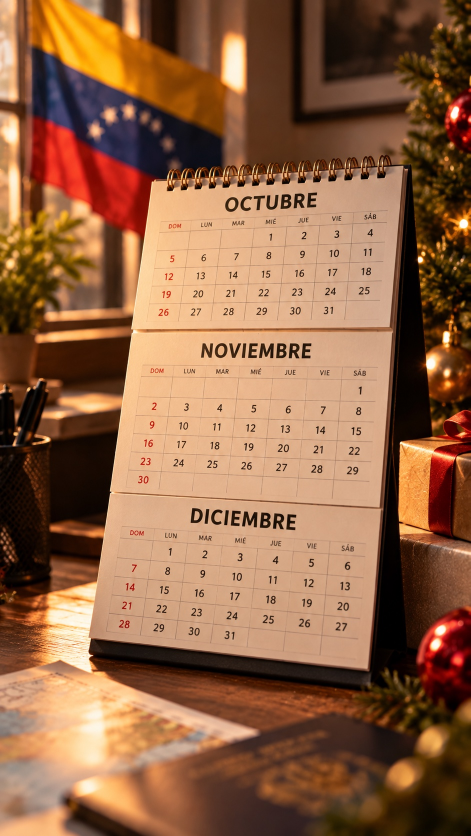
#> input picture calendario-entrega-remotion/scripts/referencia-navidad.jpg, 941 x 1672 px (shown at 1/2 size)
$ python build_layers.py ../../calendario-entrega-remotion/scripts/referencia-navidad.jpg ../../calendario-entrega-remotion/scripts/referencia.jpg
#> lines starting #> are read from the running program, lines starting #| are printed output that depends on the picture; after the words box and inside, x2 and y2 are one past the last pixel; in counts of white or black regions, pixels touching at a corner belong together; pictures that were not available may be replaced by others from this repository, and a replacement may not be noted
"""Split the clean plate into a background and a box cut-out so the box can lift.

* GrabCut, seeded with the box silhouette, finds the exact box outline.
* fondo.jpg: the clean plate where the strip of floor the box uncovers when
  it rises (up to MAX_LIFT photo px) is rebuilt with nearby floor texture.
* caja.png: the box alone, full resolution, with an anti-aliased alpha.
* caja.json: where caja.png sits in the 2160x3840 frame, plus the box's
  bottom footprint for the shadow layer.

The box pixels themselves are copied untouched from placa.jpg.

Usage: python build_layers.py <clean_src.png> <public_dir>
"""
import json, os, sys
import cv2
import numpy as np

SRC, PUB = sys.argv[1], sys.argv[2]
MAX_LIFT = 40  # photo px; the animation never lifts higher than this
im = cv2.imread(SRC)
#> im is the input picture: shape (1672, 941, 3); mean B, G, R 69.3, 100.5, 145.1
H, W = im.shape[:2]
#> H = 1672; W = 941
plate = cv2.imread(os.path.join(PUB, "placa.jpg"))
FH, FW = plate.shape[:2]
#> FH = 1672; FW = 941
sx, sy = FW / W, FH / H
#> sx = 1; sy = 1

# ---- Box matte ----------------------------------------------------------
poly = np.array([[93, 603], [523, 546], [808, 627], [808, 1060], [330, 1163], [93, 1008]], np.int32)
P = np.zeros((H, W), np.uint8)
cv2.fillPoly(P, [poly], 1)
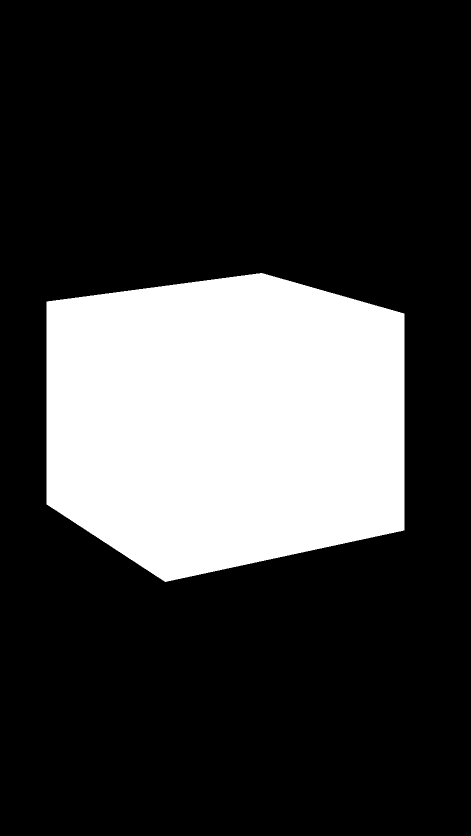
#> P: shape (1672, 941) (shown at 1/2 size); values 0 (black) and 1 (white), 23.9% white; 1 white region, box (x1, y1, x2, y2) and area: (93, 546, 809, 1164) 375508
m = np.full((H, W), cv2.GC_BGD, np.uint8)
m[cv2.dilate(P, np.ones((25, 25))) > 0] = cv2.GC_PR_BGD
m[P > 0] = cv2.GC_PR_FGD
m[cv2.erode(P, np.ones((21, 21))) > 0] = cv2.GC_FGD
cv2.grabCut(im, m, None, np.zeros((1, 65)), np.zeros((1, 65)), 6, cv2.GC_INIT_WITH_MASK)
fg = ((m == cv2.GC_FGD) | (m == cv2.GC_PR_FGD)).astype(np.uint8)
n, lab, st, _ = cv2.connectedComponentsWithStats(fg)
fg = (lab == 1 + np.argmax(st[1:, 4])).astype(np.uint8)
fg = cv2.morphologyEx(fg, cv2.MORPH_CLOSE, np.ones((5, 5)))
# GrabCut also takes the dark contact shadow under the bottom edges. Keep only
# a thin rim of it (the cardboard's own edge); the rest belongs to the floor.
# Edge lines measured where the dark line starts: (150,1031)-(250,1103) on the
# left face and (400,1147)-(560,1108) on the front face.
RIM = 4
yy, xx = np.mgrid[0:H, 0:W]
left_edge = 1031 + (xx - 150) * (1103 - 1031) / 100 + RIM
front_edge = 1147 + (xx - 400) * (1108 - 1147) / 160 + RIM
fg = (fg & ((xx > 330) | (yy <= left_edge)) & ((xx <= 330) | (yy <= front_edge))).astype(np.uint8)

# Full-resolution alpha: upscale the binary matte smoothly, then a hair of blur.
alpha = cv2.resize(fg.astype(np.float32), (FW, FH), interpolation=cv2.INTER_LINEAR)
alpha = cv2.GaussianBlur(alpha, (0, 0), 0.9)
alpha = np.clip((alpha - 0.5) * 1.6 + 0.5, 0, 1)

ys, xs = np.nonzero(alpha > 0.01)
x0, y0, x1, y1 = xs.min() - 4, ys.min() - 4, xs.max() + 5, ys.max() + 5
#> x0 = 76; y0 = 530; x1 = 826; y1 = 1169
rgba = np.dstack([plate[y0:y1, x0:x1], (alpha[y0:y1, x0:x1] * 255).astype(np.uint8)])
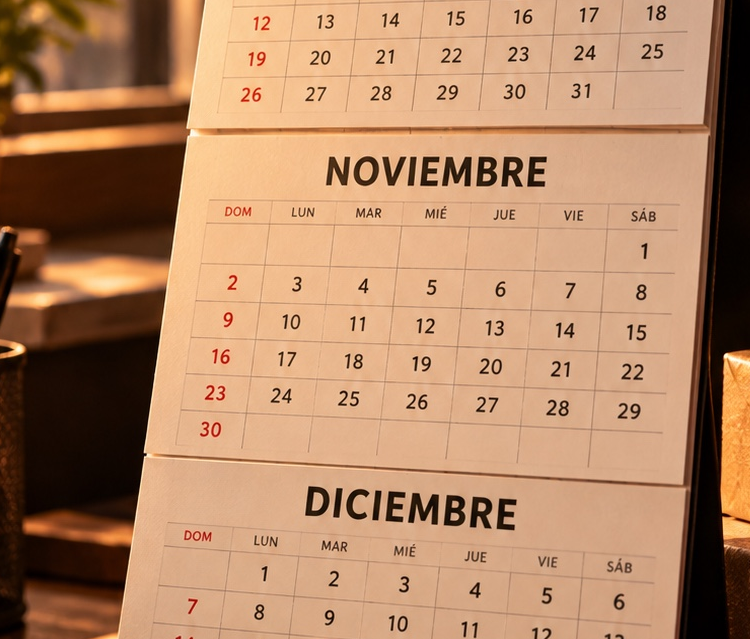
#> rgba: shape (639, 750, 4); mean B, G, R, A 101.4, 134.7, 178.5, 199.3
cv2.imwrite(os.path.join(PUB, "caja.png"), rgba)

# ---- Background: rebuild the strip the box uncovers ------------------------
lifted = np.roll(fg, -MAX_LIFT, axis=0)
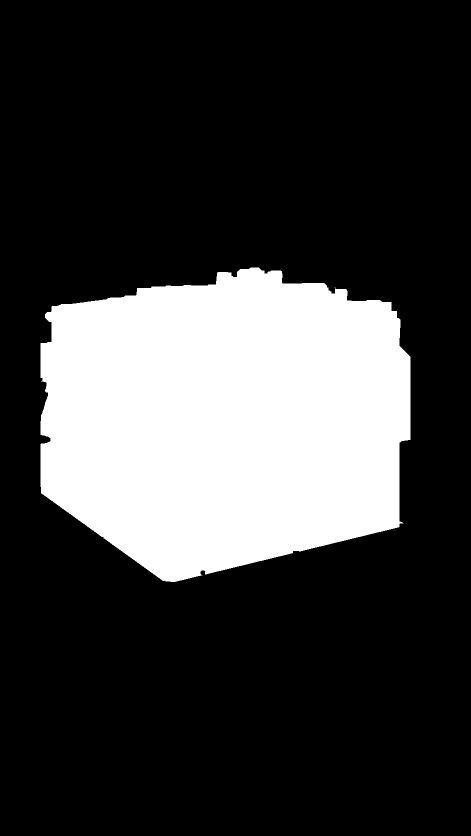
#> fg: shape (1672, 941) (shown at 1/2 size); values 0 (black) and 1 (white), 23.8% white; 1 white region, box (x1, y1, x2, y2) and area: (81, 535, 821, 1164) 374549
# Include the dark contact line just under the box: once it floats, that
# hard line must not stay on the floor.
reveal = ((cv2.dilate(fg, np.ones((13, 13))) > 0) & (lifted == 0)).astype(np.uint8)
# Rebuild the strip from the floor only (the box counts as unknown so its
# colours never leak in), add matching grain, and feather it widely into the
# floor so there is no edge. Under a floating box this reads as the floor in
# its own soft shadow, which the Remotion shadow layer then deepens.
src = im.astype(np.float32)
unknown = (cv2.dilate(((reveal > 0) | (fg > 0)).astype(np.uint8), np.ones((5, 5))) * 255)
filled = cv2.inpaint(im, unknown, 15, cv2.INPAINT_TELEA).astype(np.float32)
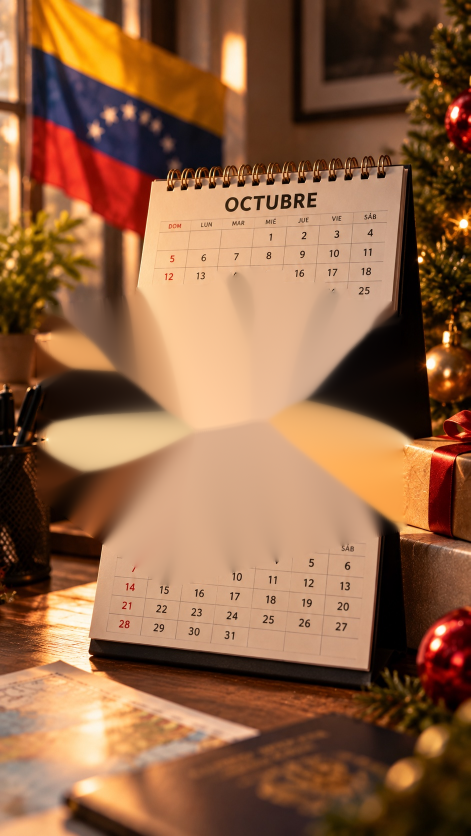
#> filled: shape (1672, 941, 3) float32 (shown at 1/2 size); mean B, G, R 68.9, 100.9, 145.6
rng = np.random.default_rng(5)
filled += rng.standard_normal(filled.shape[:2]).astype(np.float32)[..., None] * 5
soft = np.clip(cv2.GaussianBlur(cv2.dilate(reveal, np.ones((9, 9))).astype(np.float32), (0, 0), 6) * 1.6, 0, 1)
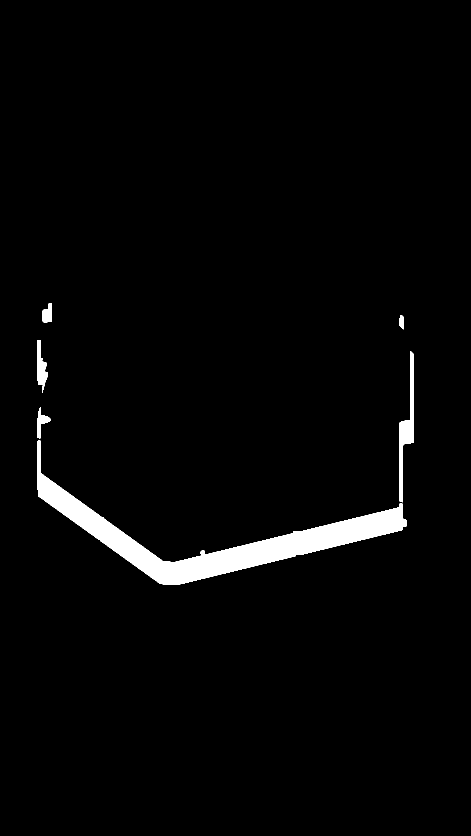
#> reveal: shape (1672, 941) (shown at 1/2 size); values 0 (black) and 1 (white), 2.6% white; 6 white regions, box (x1, y1, x2, y2) and area: (75, 881, 813, 1170) 35938, (799, 702, 827, 1005) 2808, (75, 680, 96, 786) 1137, (75, 814, 101, 877) 594, (84, 606, 103, 646) 567, (799, 630, 807, 659) 192
soft = np.maximum(soft, reveal.astype(np.float32))[..., None]
soft = soft * (1 - fg[..., None])  # never touch what the box covers at rest
clean_bg = np.clip(src * (1 - soft) + filled * soft, 0, 255)
reveal = (soft[..., 0] > 0.01).astype(np.uint8)

# Same upscale as the plate, then paste only the rebuilt strip into it.
big = cv2.resize(clean_bg.astype(np.uint8), (FW, int(round(H * FW / W))), interpolation=cv2.INTER_LANCZOS4)
big = cv2.addWeighted(big, 1.35, cv2.GaussianBlur(big, (0, 0), 1.6), -0.35, 0)
big = cv2.resize(big, (FW, FH), interpolation=cv2.INTER_AREA)
rm = cv2.resize(cv2.dilate(reveal, np.ones((5, 5))).astype(np.float32), (FW, FH), interpolation=cv2.INTER_LINEAR)
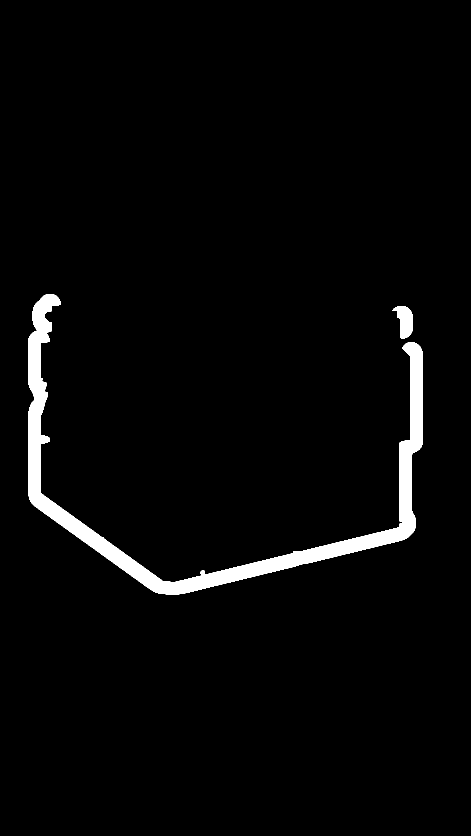
#> reveal: shape (1672, 941) (shown at 1/2 size); values 0 (black) and 1 (white), 2.9% white; 2 white regions, box (x1, y1, x2, y2) and area: (56, 588, 846, 1189) 44575, (784, 612, 826, 677) 1658
rm = cv2.GaussianBlur(rm, (0, 0), 2)[..., None]
fondo = plate.astype(np.float32) * (1 - rm) + big.astype(np.float32) * rm
cv2.imwrite(os.path.join(PUB, "fondo.jpg"), fondo.astype(np.uint8), [cv2.IMWRITE_JPEG_QUALITY, 94])

json.dump(
    {
        "_doc": "Generated by scripts/build_layers.py. Pixel positions in the 2160x3840 frame; footprint in photo px.",
        "x": int(x0),
        "y": int(y0),
        "width": int(x1 - x0),
        "height": int(y1 - y0),
        "maxLift": MAX_LIFT,
        # Bottom face of the box (left, front and right corners; the back one inferred).
        "footprint": [[93, 1008], [330, 1163], [808, 1060], [571, 905]],
    },
    open(os.path.join(PUB, "caja.json"), "w"),
    indent=1,
)
print("box", x0, y0, x1 - x0, y1 - y0)
#| box 76 530 750 639
